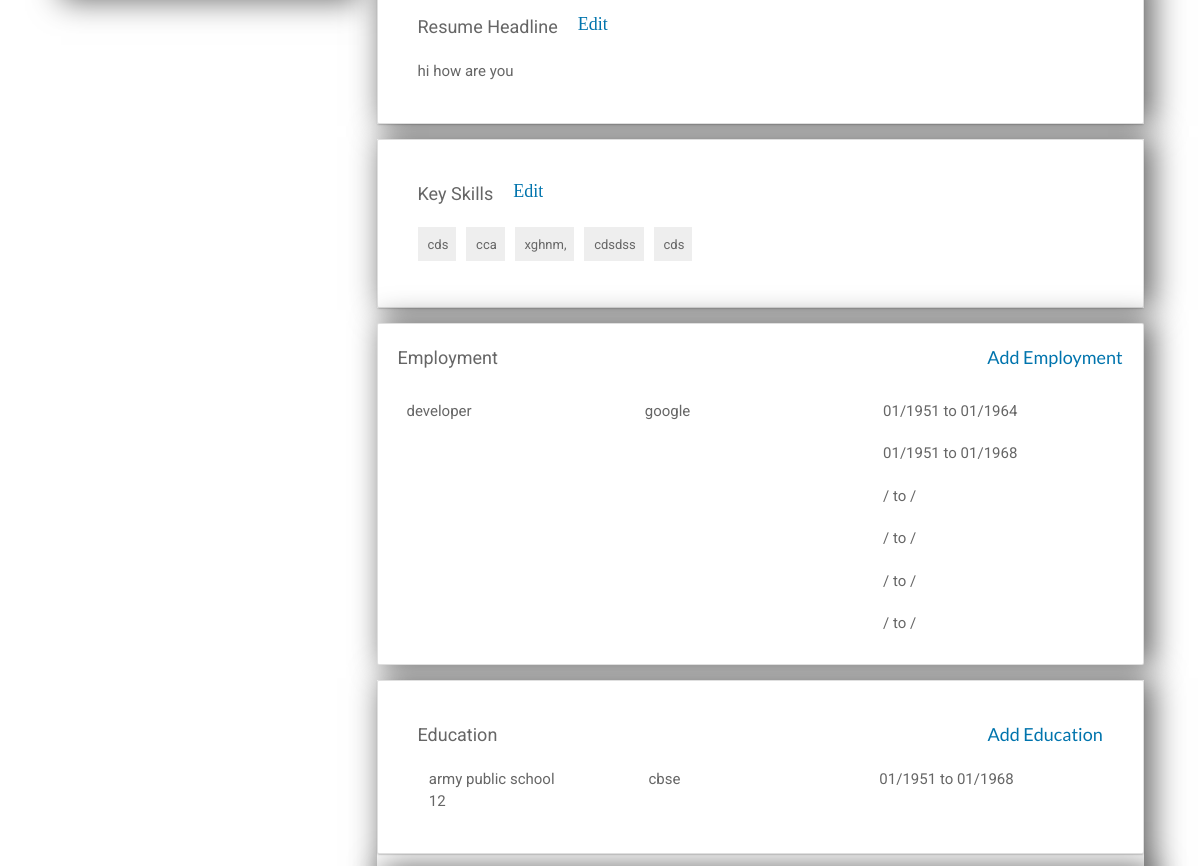
Page /jobseeker/profile_edit/ (signed in, middle part) on the earlier database version.
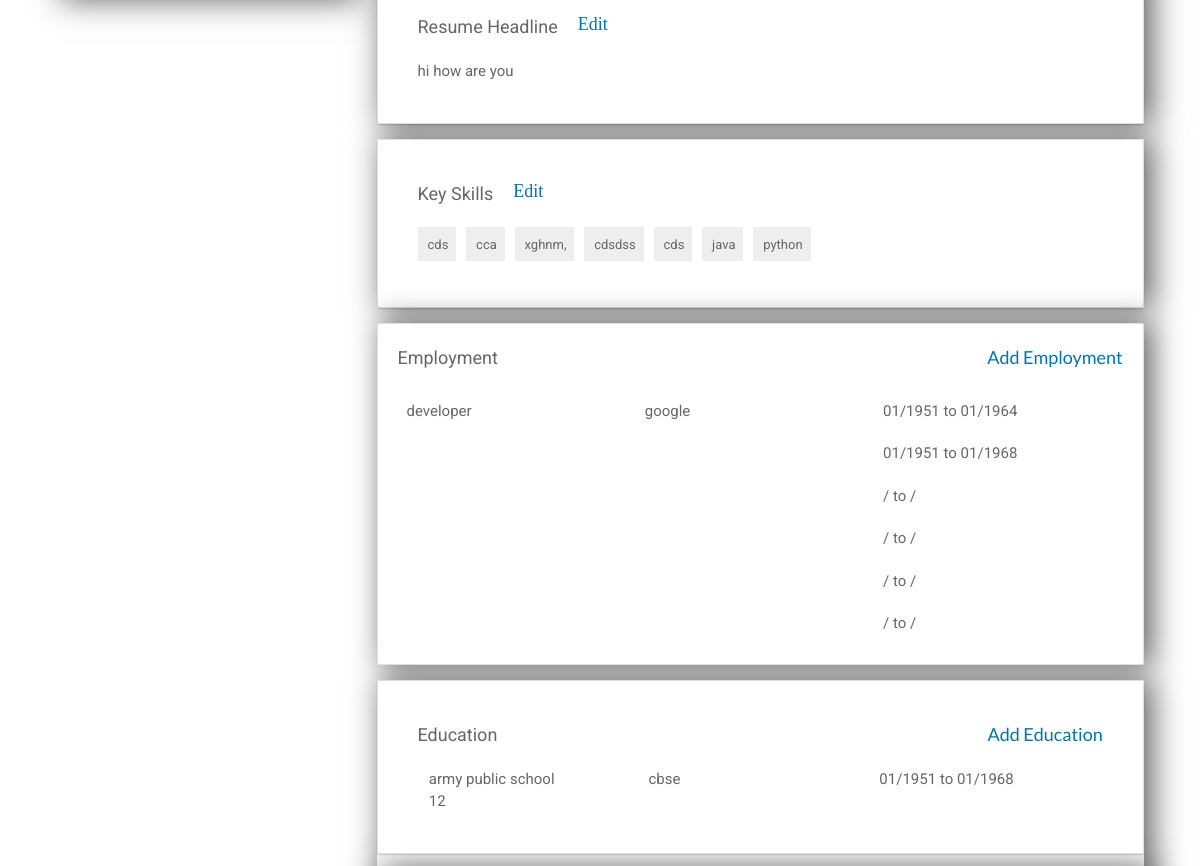
Same page on the later database version.
### jobseeker/models.py (models this page shows)
class Resume_headline(models.Model):
    user_id = models.ForeignKey(Candidate, on_delete=models.CASCADE, related_name='resume_headline')
    resume_headline = models.TextField()

class Candidate_skills(models.Model):
    user_id = models.ForeignKey(Candidate, on_delete=models.CASCADE, related_name='user_skill')
    skill = models.CharField(max_length=100)
    rating = models.IntegerField()

class Candidate_profdetail(models.Model):
    user_id = models.ForeignKey(Candidate, on_delete=models.CASCADE, related_name='user_profdetail')
    designation = models.CharField(max_length=250)
    organization = models.CharField(max_length=250)
    salary = models.CharField(max_length=250)
    start_date = models.CharField(choices=date, null=True, max_length=20)
    start_month = models.CharField(choices=month, null=True, max_length=20)
    start_year = models.CharField(choices=year, null=True, max_length=20)
    end_date = models.CharField(choices=date, null=True, blank=True, max_length=20)
    end_month = models.CharField(choices=month, null=True, blank=True, max_length=20)
    end_year = models.CharField(choices=year, null=True, blank=True, max_length=20)
    is_current = models.BooleanField(default=False)

class Candidate_edu(models.Model):
    user_id = models.ForeignKey(Candidate, on_delete=models.CASCADE, related_name='user_edu')
    institute_name = models.CharField(max_length=250)
    start_date = models.CharField(choices=date, null=True, max_length=20)
    start_month = models.CharField(choices=month, null=True, max_length=20)
    start_year = models.CharField(choices=year, null=True, max_length=20)
    end_date = models.CharField(choices=date, null=True, blank=True, max_length=20)
    end_month = models.CharField(choices=month, null=True, blank=True, max_length=20)
    end_year = models.CharField(choices=year, null=True, blank=True, max_length=20)
    course_type = models.CharField(max_length=250)
    degree = models.CharField(max_length=250)
    created_on = models.DateTimeField(auto_now_add=True)

### jobseeker/views.py (the view, shortened to what this page needs)
# urls.py: path('profile_edit/', ProfileEdit, name='ProfileEdit'),
@login_required(login_url='/')
def ProfileEdit(request):
    try:
        profile = Candidate.objects.get(user=request.user)
    except Candidate.DoesNotExist:
        profile = None
    print(profile)
    print('notrun', request.method)
    if profile is not None:
        print(request.method)
        try:
            c = Candidate_profile.objects.get(user_id=profile)
        except Candidate_profile.DoesNotExist:
            c = None
        if c is None:
            cN = 0
        else:
            cN=10
        try:
            cr = Candidate_resume.objects.get(user_id=profile)
        except Candidate_resume.DoesNotExist:
            cr = None
        if cr is not None:
            re = True
            crN=10
        else:
            re = False
            crN =0
        try:
            cep = Candidate_expdetail.objects.get(user_id=profile)
        except Candidate_expdetail.DoesNotExist:
            cep = None
        if cep is None:
            cepN=0
        else:
            cepN=10
        try:
            Resume = Resume_headline.objects.get(user_id=profile)
        except Resume_headline.DoesNotExist:
            Resume = None
        if Resume is None:
            rN=0
        else:
            rN=10
        form1 = ProfileRegisterForm(instance=c)
        form2 = ProfileRegisterForm_edu()
        form3 = ProfileRegisterForm_profdetail()
        form4 = ProfileRegisterForm_resume(instance=cr)
        form6 = ProfileRegistration_expdetail(instance=cep)
        form7 = Resume_headlineForm(instance=Resume)
        form8 = ProfileRegistration_skills()
        skills = Candidate_skills.objects.filter(user_id=profile)
        if len(skills)!=0:
            sN= 10
        else:
            sN=0
        edu = Candidate_edu.objects.filter(user_id=profile)
        if len(edu)!=0:
            eN=10
        else:
            eN=0
        professional = Candidate_profdetail.objects.filter(user_id=profile)
        if len(professional)!=0:
            pN=10
        else:
            pN=0
        per = ((sN+pN+eN+rN+crN+cepN+cN)/70)*100
        print(per)
        return render(request, 'jobseeker/Profile.html',
                      {"form1": form1, 'form2': form2, "form3": form3, 'form4': form4, 'form6': form6, 'form7': form7,
                       'form8': form8,
                       'skills': skills, 'edu': edu, 'professional': professional, 'c': c, 'cr': cr, 're': re,'cep':cep,
                       'rh': Resume,'per':per})
    else:
        return redirect('/')

### jobseeker/models.py (called while the page is built)
    def __str__(self):
        return f"{self.user.username}"

### user_custom/models.py (called while the page is built)
    def __str__(self):
        return self.user_name

### templates/jobseeker/Profile.html (shortened to what this page needs)
{% load static %}
<!doctype html>
<html lang="en">
<head>
    <link rel="stylesheet" type="text/css" href=" {% static 'css/style_Addjob.css' %}">
    <link rel="stylesheet" href="https://maxcdn.bootstrapcdn.com/bootstrap/4.0.0/css/bootstrap.min.css">
    <link rel="stylesheet" href="https://cdnjs.cloudflare.com/ajax/libs/font-awesome/4.7.0/css/font-awesome.css" />
    <link rel="stylesheet" type="text/css" href=" {% static 'css/common_v23.min.css' %}">
</head>
<body>
    <section class="job-portal" style="padding: 0px 0px;">
        <div class="container">
            <div class="row" style="    padding: 2.5rem;">
                {% if c %}
                <div class="col-md-3 col-12" style="max-width: inherit;margin-top:40px ">
                </div>
                {% endif %}
                <div class="col s9 widgets pr0">
                    <div data-plugin="lazyload" id="lazyResumeHead" data-loaded="true" style="box-shadow: 7px 0px 30px 2px;">
                        <div class="resumeHeadline">
                            <div class="card mt15" style="padding: 20px;">
                                <div class="cardPad">
                                    <div class="widgetHead" style="margin: 20px;font-size: larger;"><span class="widgetTitle">Resume Headline</span><a href="#"><span class="edit icon" style="margin-left: 20px; text-decoration: none;" data-target="#form-dialog" data-toggle="modal" >Edit</span></a></div>
                                    <div class="widgetCont" style="margin: 20px;">
                                        <div class="prefill">
                                            <div>{{rh.resume_headline}}</div>
                                        </div>
                                    </div>
                                </div>
                            </div>
                        </div>
                    </div>
                    <div data-plugin="lazyload" id="lazyKeySkills" data-loaded="true" style="box-shadow: 7px 0px 30px 2px;">
                        <div class="keySkills">
                            <div class="card" style="padding: 20px;">
                                <div class="cardPad">
                                    <div class="widgetHead" style="margin:20px;font-size:larger"><span class="widgetTitle">Key Skills</span><a href="#"><span class="edit icon" style="margin-left: 20px;text-decoration: none;" data-target="#skillsmodel " data-toggle="modal">Edit</span></a></div>
                                    <div class="widgetCont" style="margin: 20px;">
                                        <div class="prefill">{% for s in skills %}
                                            <span class="chip" title="Hindi">{{s.skill}}</span>
                                        {% endfor %}
                                        </div>
                                    </div>
                                </div>
                            </div>
                        </div>
                    </div>
                    <div class="card" style="box-shadow: 7px 0px 30px 2px;">
                        <div class="cardPad">
                            <div class="widgetHead" style=" font-size: larger;margin: 20px;"><span class="widgetTitle">Employment</span><span class="add no-outline button-medium" tabindex="0" style="float: right;"><a href ="#"data-target="#employmentmodel " data-toggle="modal"style="text-decoration: none;">Add Employment</a></span></div>
                            <div class="widgetCont" style="margin: 29px;">
                                {% for p in professional %}
                                <div class="row emp-list">
                                    <div class="col s12 item title"><span class="truncate ln15" title="Customer Care Executive">{{p.designation}}</span></div>
                                    <div class="col s12 item"><span class="truncate ln15 fs13" title="Datamatics Global Services">{{p.organization}}</span></div>
                                    <div class="col s12 item fs13">{{p.start_month}}/{{p.start_year}} to {{p.end_month}}/{{p.end_year}}</div>
                                </div>
                                {% endfor %}
                            </div>
                        </div>
                    </div>
                    <div data-plugin="lazyload" id="lazyEducation" data-loaded="true" style="box-shadow: 7px 0px 30px 2px;">
                        <div class="education">
                            <div class="card">
                                <div class="cardPad" style="margin: 20px;">
                                    <div class="widgetHead" style="font-size: larger; margin:20px"><span class="widgetTitle">Education</span><span tabindex="0" class="add no-outline" style="float: right;"><a href="#" data-target="#educationmodel " data-toggle="modal"style="text-decoration: none;">Add Education</a></span></div>
                                    <div class="widgetCont" style="margin: 20px;">
                                        <div class="prefill">
                                            {% for e in edu %}
                                            <div class="row edu-list" data-prefillid="b6c169d44a02160ffab61f41b217111c36f4283618a2e04411e56d4c06f64435">
                                                <div class="col s12 item"><span class="col title elps" title="MCA">{{e.institute_name}}</span><span class="col title elps" title="Computers">{{e.degree}}</span></div>
                                                <div class="col s12 item ">{{e.course_type}}</div>
                                                <div class="col s12 item">
                                                    {{e.start_month}}/{{e.start_year}} to {{e.end_month}}/{{e.end_year}}
                                                </div>
                                            </div>
                                            {% endfor %}
                                </div>
                            </div>
                        </div>
                    </div>
            </div>
        </div> -->
        </div>
        </div>
        </div>
    </section>
</body>
</html>

### static/css/style_Addjob.css (style rules this page uses)
* { margin: 0; padding: 0; box-sizing: border-box; }
body { font-family: 'Roboto', sans-serif; color: #62646a; width: 100%; }
a { font-family: 'Lato', sans-serif; }
.job-portal { padding: 100px 0; }

Differences in the rows shown:
added Candidate_skills: skill "java"
added Candidate_skills: skill "python"
